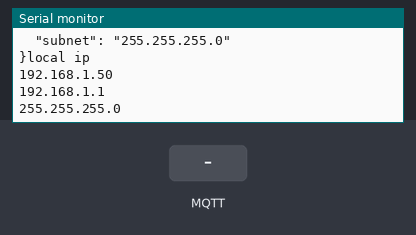
The sketch below on a simulated ESP8266 (NodeMCU). Parts: the last lines printed to the serial monitor. The inputs (shaded band) are chosen by the test bench. WiFi joins after 1.5 s; servers stay silent unless stated; storage starts empty; no MQTT or app messages arrive unless stated.

Above: at 2.8 s.
2.9 s: MQTT message "1" arrives on the first subscribed topic
At 3.7 s:
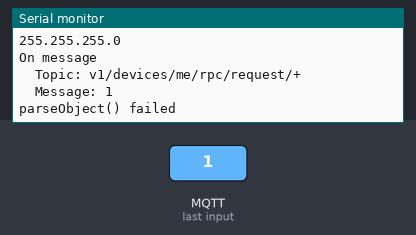
4.4 s: MQTT message "on" arrives on the first subscribed topic
At 4.8 s:
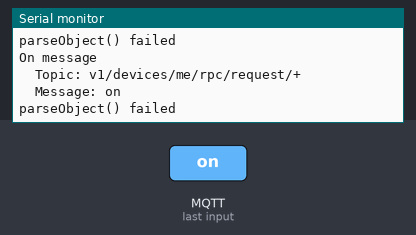
5.9 s: MQTT message "off" arrives on the first subscribed topic
At 7.2 s:
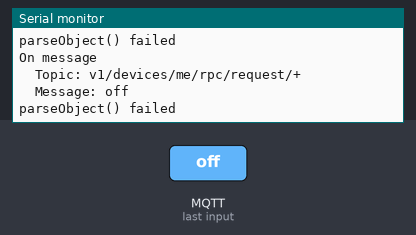

Measured:
- after the input at 2.9 s, the serial monitor: prints a new line at once (image 1)
- after the input at 4.4 s, the serial monitor: prints a new line at once (image 2)
- after the input at 5.9 s, the serial monitor: prints a new line at once (image 3)

The sketch:

APConfig_MQTT_ESP8266.ino
```cpp
#include <FS.h>                   //this needs to be first, or it all crashes and burns...

#include <ESP8266WiFi.h>          //https://github.com/esp8266/Arduino

#ifdef ESP32
#include <SPIFFS.h>
#endif
//needed for library
#include <DNSServer.h>
//#include <ESP8266WebServer.h>
#include <WiFiManager.h>          //https://github.com/tzapu/WiFiManager
#include <PubSubClient.h>

#include <ArduinoJson.h>          //https://github.com/bblanchon/ArduinoJson

WiFiClientSecure wifiClient;
PubSubClient client(wifiClient);
#define TOKEN "demoDimmer"  //deviceName-->demoSwitch-->demo@hotmail.com
const char* TELEMETRY = "v1/devices/me/telemetry";
static const char *fingerprint PROGMEM = "69 E5 FE 17 2A 13 9C 7C 98 94 CA E0 B0 A6 CB 68 66 6C CB 77";
const long interval = 20000;  //millisecond
unsigned long previousMillis = 0;

//define your default values here, if there are different values in config.json, they are overwritten.
char mqtt_server[40] = "mqtt.thingcontrol.io";
char mqtt_port[6]  = "8883";
char api_token[32] = "demoDimmer";

//default custom static IP
char static_ip[16] = "10.0.1.56";
char static_gw[16] = "10.0.1.1";
char static_sn[16] = "255.255.255.0";

//flag for saving data
bool shouldSaveConfig = true;

//callback notifying us of the need to save config
void saveConfigCallback () {
  Serial.println("Should save config");
  shouldSaveConfig = true;
}
  WiFiManager wm;
void setupSpiffs() {
  //clean FS, for testing
  //SPIFFS.format();

  //read configuration from FS json
  Serial.println("mounting FS...");

  if (SPIFFS.begin()) {
    Serial.println("mounted file system");
    if (SPIFFS.exists("/config.json")) {
      //file exists, reading and loading
      Serial.println("reading config file");
      File configFile = SPIFFS.open("/config.json", "r");
      if (configFile) {
        Serial.println("opened config file");
        size_t size = configFile.size();
        // Allocate a buffer to store contents of the file.
        std::unique_ptr<char[]> buf(new char[size]);

        configFile.readBytes(buf.get(), size);
        DynamicJsonBuffer jsonBuffer;
        JsonObject& json = jsonBuffer.parseObject(buf.get());
        json.printTo(Serial);
        if (json.success()) {
          Serial.println("\nparsed json");

          strcpy(mqtt_server, json["mqtt_server"]);
          strcpy(mqtt_port, json["mqtt_port"]);
          strcpy(api_token, json["api_token"]);

          // if(json["ip"]) {
          //   Serial.println("setting custom ip from config");
          //   strcpy(static_ip, json["ip"]);
          //   strcpy(static_gw, json["gateway"]);
          //   strcpy(static_sn, json["subnet"]);
          //   Serial.println(static_ip);
          // } else {
          //   Serial.println("no custom ip in config");
          // }

        } else {
          Serial.println("failed to load json config");
        }
      }
    }
  } else {
    Serial.println("failed to mount FS");
  }
  //end read
}
// The callback for when a PUBLISH message is received from the server.
void on_message(const char* topic, byte* payload, unsigned int length) {

  Serial.println("On message");

  char json[length + 1];
  strncpy (json, (char*)payload, length);
  json[length] = '\0';

  Serial.print("  Topic: ");
  Serial.println(topic);
  Serial.print("  Message: ");
  Serial.println(json);

  // Decode JSON request
  StaticJsonBuffer<200> jsonBuffer;
  JsonObject& data = jsonBuffer.parseObject((char*)json);

  if (!data.success())
  {
    Serial.println("parseObject() failed");
    return;
  }

  // Check request method
  String methodName = String((const char*)data["method"]);

  //  if (methodName.equals("getValue")) {
  //    // Reply with GPIO status
  //    String responseTopic = String(topic);
  //    responseTopic.replace("request", "response");
  //      Serial.print("\tPublish to ");
  //      Serial.println(responseTopic.c_str());
  //
  //      Serial.println(get_gpio_status().c_str());
  //    client.publish(responseTopic.c_str(), get_gpio_status().c_str());
  //  } else if (methodName.equals("setValue")) {
  //    // Update GPIO status and reply
  //    set_gpio_status(data["params"]["pin"], data["params"]["enabled"]);
  //    String responseTopic = String(topic);
  //    responseTopic.replace("request", "response");
  //    client.publish(responseTopic.c_str(), get_gpio_status().c_str());
  //      Serial.println("  Publish to v1/devices/me/attributes");
  //      Serial.println(get_gpio_status().c_str());
  //    client.publish("v1/devices/me/attributes", get_gpio_status().c_str());
  //  }
}
void setup() {
  // put your setup code here, to run once:
  Serial.begin(115200);
  Serial.println();

  setupSpiffs();

  setWiFi();

  Serial.println("local ip");
  Serial.println(WiFi.localIP());
  Serial.println(WiFi.gatewayIP());
  Serial.println(WiFi.subnetMask());
}

void setWiFi() {
  // WiFiManager, Local intialization. Once its business is done, there is no need to keep it around


  //set config save notify callback
  wm.setSaveConfigCallback(saveConfigCallback);

  // setup custom parameters
  //
  // The extra parameters to be configured (can be either global or just in the setup)
  // After connecting, parameter.getValue() will get you the configured value
  // id/name placeholder/prompt default length
  WiFiManagerParameter custom_mqtt_server("server", "mqtt server", mqtt_server, 40);
  WiFiManagerParameter custom_mqtt_port("port", "mqtt port", mqtt_port, 6);
  WiFiManagerParameter custom_api_token("api", "api token", api_token, 32);

  //add all your parameters here
  //  wm.addParameter(&custom_mqtt_server);
  //  wm.addParameter(&custom_mqtt_port);
  //  wm.addParameter(&custom_api_token);

  // set static ip
  // IPAddress _ip,_gw,_sn;
  // _ip.fromString(static_ip);
  // _gw.fromString(static_gw);
  // _sn.fromString(static_sn);
  // wm.setSTAStaticIPConfig(_ip, _gw, _sn);

  //reset settings - wipe credentials for testing
  //  wm.resetSettings();

  //automatically connect using saved credentials if they exist
  //If connection fails it starts an access point with the specified name
  //here  "AutoConnectAP" if empty will auto generate basedcon chipid, if password is blank it will be anonymous
  //and goes into a blocking loop awaiting configuration
  if (!wm.autoConnect()) {
    Serial.println("failed to connect and hit timeout");
    delay(3000);
    // if we still have not connected restart and try all over again
    ESP.restart();
    delay(5000);
  }

  // always start configportal for a little while
  wm.setConfigPortalTimeout(60);
  wm.startConfigPortal();

  //if you get here you have connected to the WiFi
  wifiClient.setFingerprint(fingerprint);

  Serial.println("connected...yeey :)");
  client.setServer("mqtt.thingcontrol.io", 8883 );
  client.setCallback(on_message);
  if ( client.connect("WROOM02", TOKEN, NULL) ) {
    Serial.println( "[DONE]" );
    client.subscribe("v1/devices/me/rpc/request/+");

  } else {
    Serial.print( "[FAILED] [ rc = " );
    Serial.print( client.state() );
    Serial.println( " : retrying in 5 seconds]" );
    // Wait 5 seconds before retrying
    delay( 5000 );
  }
  //read updated parameters
  strcpy(mqtt_server, custom_mqtt_server.getValue());
  strcpy(mqtt_port, custom_mqtt_port.getValue());
  strcpy(api_token, custom_api_token.getValue());

  //save the custom parameters to FS
  if (shouldSaveConfig) {
    Serial.println("saving config");
    DynamicJsonBuffer jsonBuffer;
    JsonObject& json = jsonBuffer.createObject();
    json["mqtt_server"] = mqtt_server;
    json["mqtt_port"]   = mqtt_port;
    json["api_token"]   = api_token;

    json["ip"]          = WiFi.localIP().toString();
    json["gateway"]     = WiFi.gatewayIP().toString();
    json["subnet"]      = WiFi.subnetMask().toString();

    File configFile = SPIFFS.open("/config.json", "w");
    if (!configFile) {
      Serial.println("failed to open config file for writing");
    }

    json.prettyPrintTo(Serial);
    json.printTo(configFile);
    configFile.close();
    //end save
    shouldSaveConfig = false;
  }
}

void loop() {
  // put your main code here, to run repeatedly:
  if ( !client.connected() ) {
    if ( client.connect("WROOM02_", TOKEN, NULL) ) {
      Serial.println( "[DONE]" );

    } else {
      Serial.print( "[FAILED] [ rc = " );
      Serial.print( client.state() );
      Serial.println( " : retrying in 5 seconds]" );
      // Wait 5 seconds before retrying
      delay( 5000 );
    }
  }

  client.loop();
  unsigned long currentMillis = millis();

  if (currentMillis - previousMillis >= interval) {
      Serial.println(client.connected());
    //  Serial.print("Temperature: ");

    // Convert raw temperature in F to Celsius degrees
    double temp =  1.8;
    String json = "";
    json = "{\"temp\":";
    json.concat(String(temp));
    json.concat("}");
    Serial.print(temp);
    Serial.println(" C");
    Serial.println(json.c_str());
    int responseCode = client.publish(TELEMETRY, json.c_str());
    Serial.print("responseCode:");
    Serial.println(responseCode);
    //  delay(5000);
    previousMillis = currentMillis;

  }


}
```
